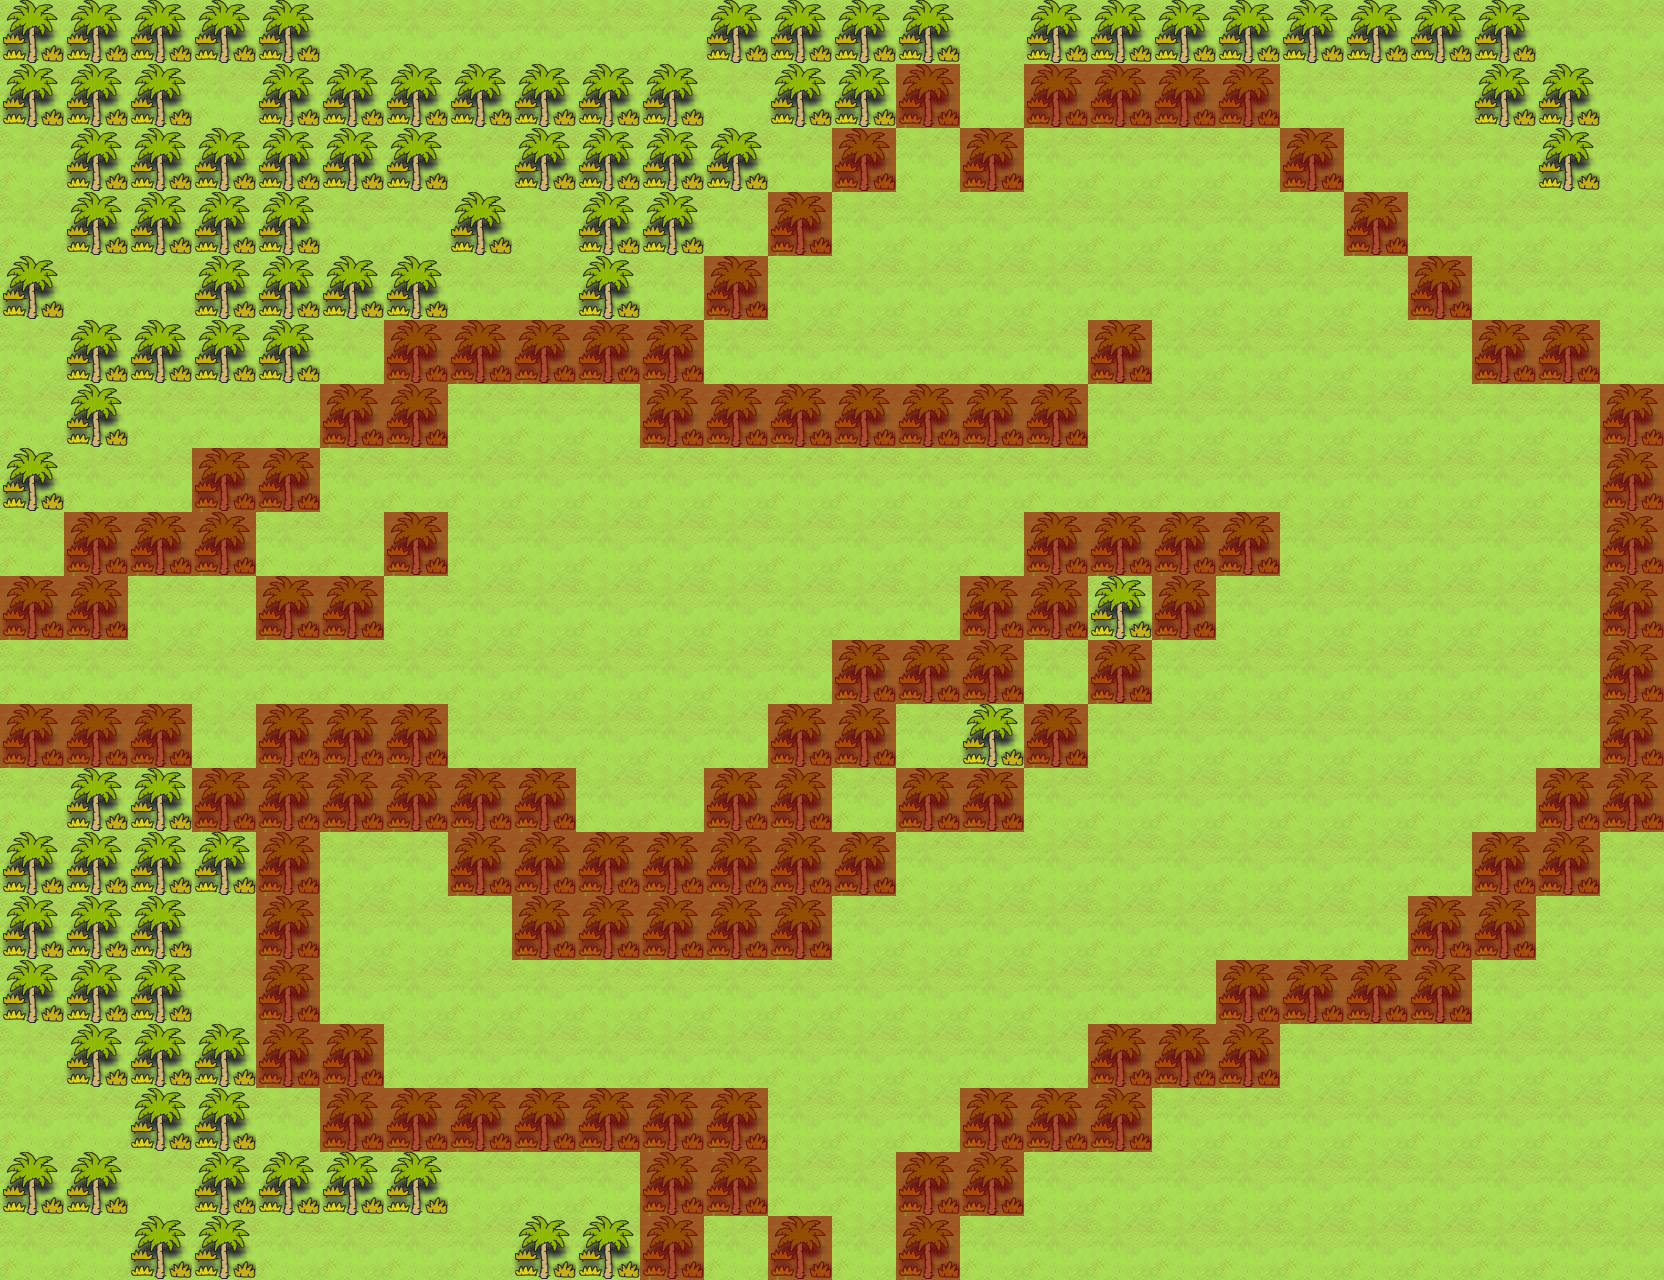

Below is a game level as drawn by its tile map, then a one-line description and the .tmx that defines it (tile-layer data replaced by summaries):
An orthogonal 26x20 tile map with 64x64 px tiles, 3 tile layers (Ground, Decor, SpecialLayer), 5 tilesets and 9 objects (characters/player/player_one, sign/bog_sign, tile_trigger/exit_to_world, player_data/player_data, characters/npcs/myla/myla, ...).

<map version="1.0" orientation="orthogonal" width="26" height="20" tilewidth="64" tileheight="64">
 <tileset firstgid="1" name="water" tilewidth="64" tileheight="64">
  <image source="../../../../tiles/water.png" width="320" height="1216" />
 </tileset>
 <tileset firstgid="96" name="jungle" tilewidth="64" tileheight="64">
  <image source="../../../../tiles/jungle.png" width="320" height="1216" />
 </tileset>
 <tileset firstgid="191" name="objects" tilewidth="64" tileheight="64">
  <image source="../../../../tiles/objects.png" width="320" height="1216" />
 </tileset>
 <tileset firstgid="286" name="special" tilewidth="64" tileheight="64">
  <image source="../../../../tiles/special.png" width="320" height="1216" />
 </tileset>
 <tileset firstgid="381" name="house" tilewidth="64" tileheight="64">
  <image source="../../../../tiles/house.png" width="320" height="640" />
 </tileset>
 <layer name="Ground" width="26" height="20">
  <data>[520 cells, 520 non-empty, 1 distinct tile ids]</data>
 </layer>
 <layer name="Decor" width="26" height="20">
  <data>[520 cells, 212 non-empty, 1 distinct tile ids]</data>
 </layer>
 <layer name="SpecialLayer" width="26" height="20">
  <data>[520 cells, 122 non-empty, 1 distinct tile ids]</data>
 </layer>
 <objectgroup name="Object Layer 1" width="26" height="20">
  <object name="characters/player/player_one" gid="191" x="0" y="704" />
  <object name="sign/bog_sign" gid="193" x="128" y="640" />
  <object name="tile_trigger/exit_to_world" gid="197" x="-64" y="704" />
  <object name="player_data/player_data" gid="192" x="0" y="64" />
  <object name="characters/npcs/myla/myla" gid="191" x="320" y="64" width="64" height="64" />
  <object name="tile_trigger/exit_to_bogs" gid="197" x="832" y="1344" />
  <object name="tile_trigger/myla_introduces_programming" gid="197" x="384" y="704" />
  <object name="totem/totem_0" gid="203" x="256" y="576" />
  <object name="tile_trigger/myla_introduces_variables" gid="197" x="1024" y="512" />
 </objectgroup>
</map>
